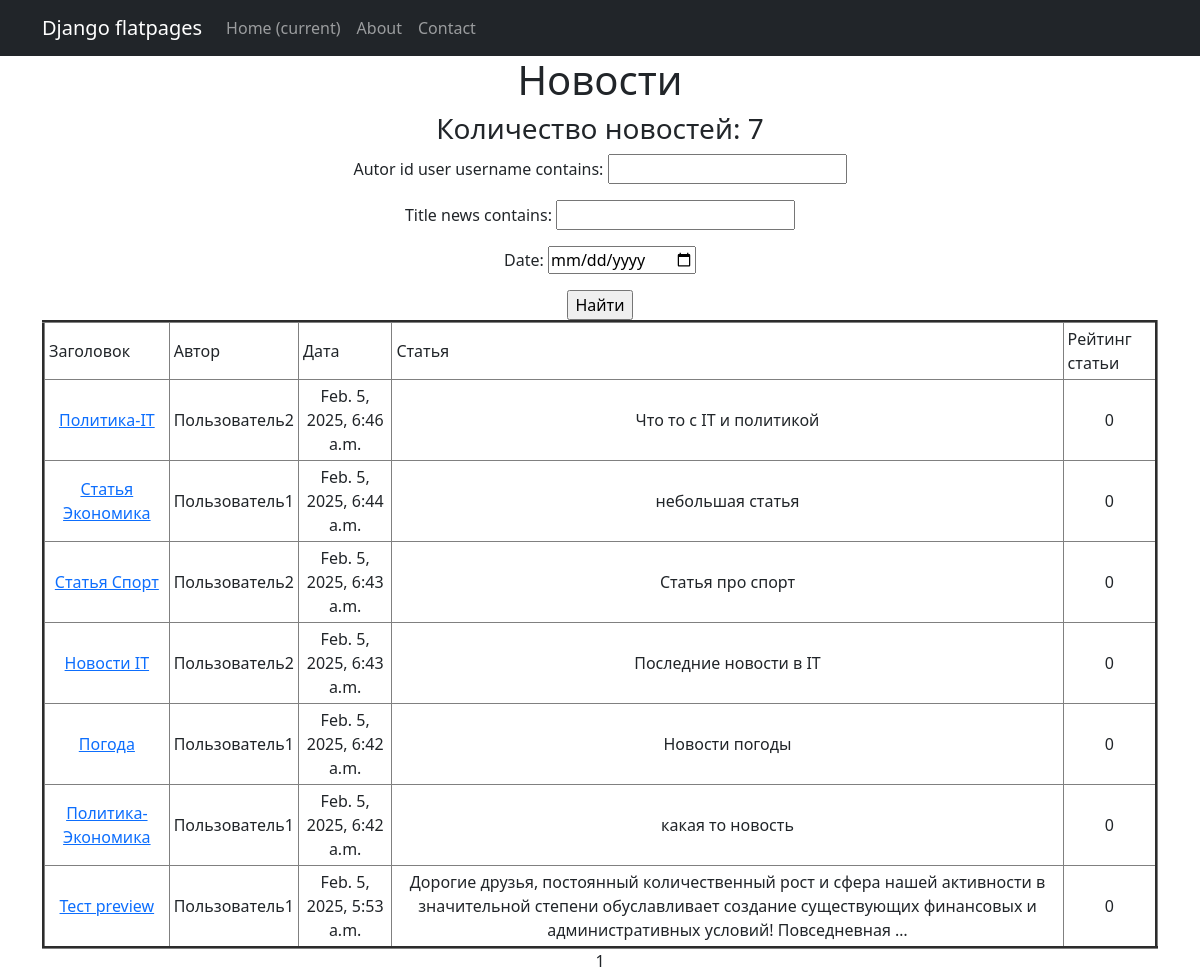
Page /news/search/ on the earlier database version.
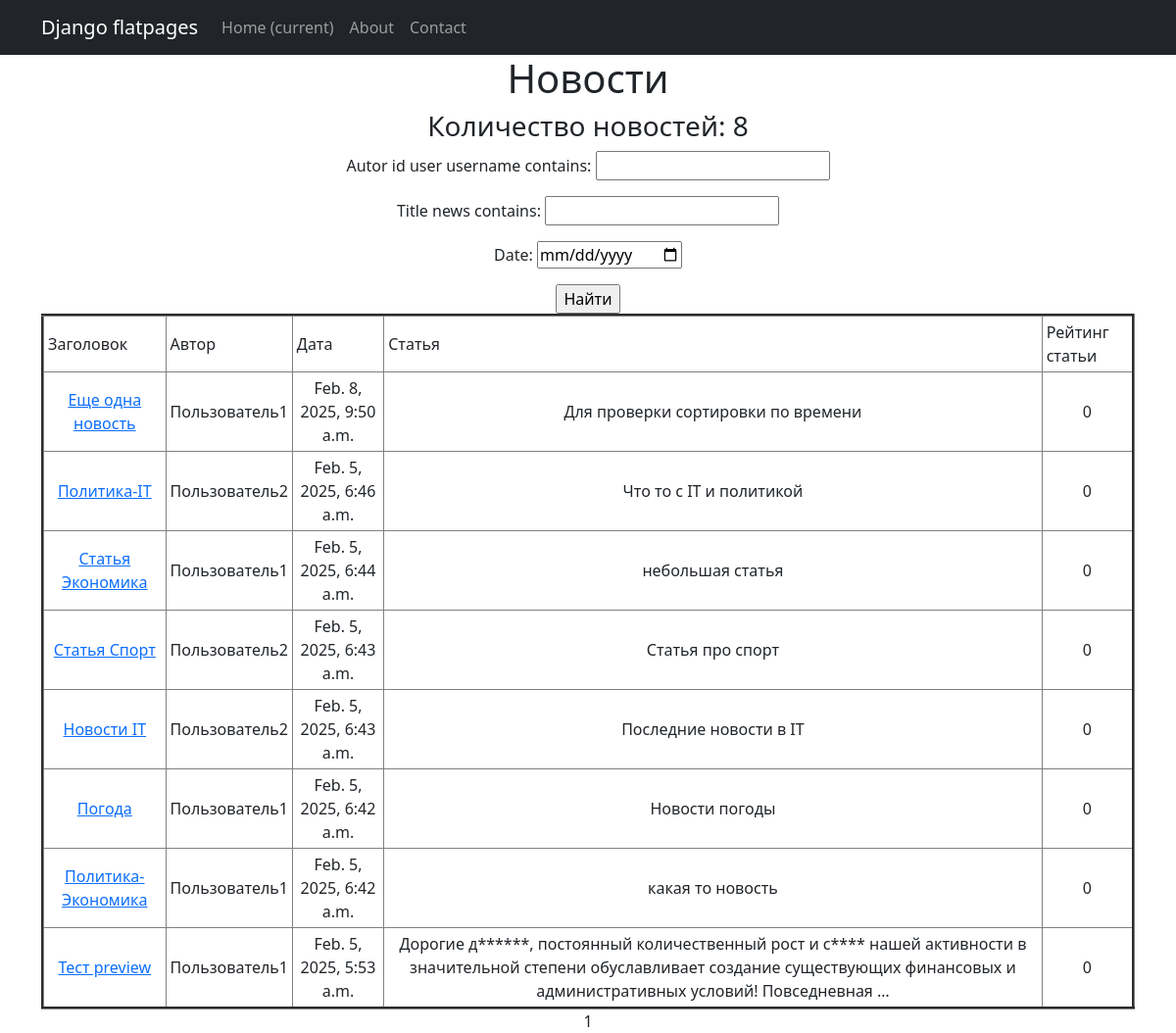
Same page on the later database version.
### news/models.py (models this page shows, shortened)
class Post(models.Model):
    news = "NW"
    article = "AR"
    POSITIONS = [(news, "Новость"),
                 (article, "Статья")]
    autor_id = models.ForeignKey(Author, on_delete=models.CASCADE)
    type = models.CharField(max_length = 2, choices=POSITIONS, default=news)
    date_time = models.DateTimeField(auto_now_add=True)
    category = models.ManyToManyField(Category, through="PostCategory")
    title_news = models.CharField(max_length = 128)
    text_news = models.TextField()
    rating_post = models.IntegerField(default = 0)

class Author(models.Model):
    rating_autor = models.IntegerField(default = 0)
    user = models.OneToOneField(User, on_delete=models.CASCADE)

class Censorship(models.Model):
    word = models.CharField(max_length = 255, unique=True)
    def __str__(self):
        return f'{self.word}'

### news/views.py (the view)
# urls.py: path('search/', PostSearch.as_view(), name="news_search"),
class PostSearch(ListView):
    model = Post
    ordering = '-date_time'
    template_name = 'post_search.html'
    context_object_name = 'post_search'
    paginate_by = 10
    def get_queryset(self):
        queryset = super().get_queryset()
        self.filterset = NewsFilter(self.request.GET, queryset)
        return self.filterset.qs
    def get_context_data(self, **kwargs):
        context = super().get_context_data(**kwargs)
        context['filterset'] = self.filterset
        return context

### news/templatetags/custom_filters.py (called while the page is built)
def delete_symbol_l_r(word):
    symbols = ['!', '"', '#', '$', '%', '&', "'", '(', ')' '*',"\\", '+', ',', '-', '.', '/', ':', ';', '<', '=', '>', '?',
               '@', '[', ']', '^', '_', '`', '{', '|', '}']
    for symbol in symbols:
       word = word.rstrip(symbol).lstrip(symbol)
    return word

def stripping(text):
    word = ''
    for i in text:
        if i.isalpha():
            word += i
    return word.lower()

@register.filter()
def censor(text):
    list_censor = [str(i) for i in Censorship.objects.all()]
    for word in text.split():
        format_word = stripping(word)
        if format_word in list_censor:
            cencore_word = format_word[0] + "*" * (len(word) - 1)
            text = text.replace(delete_symbol_l_r(word), cencore_word)
    return text

### templates/post_search.html (shortened to what this page needs)
{% extends 'flatpages/default.html' %}
{% load custom_filters %}
{% load custom_tags %}
{% block content %}
    <h1>Новости</h1>
    <h3> Количество новостей: {{ post_search | length}} </h3>
        <form action="" method="get">
            {{ filterset.form.as_p }}
            <input type="submit" value="Найти" />
        </form>
        {% if post_search %}
            <table border="3" cellpadding="4" cellspacing="1">
                <tr>
                    <td align="left">Заголовок</td>
                    <td align="left">Автор</td>
                    <td align="left">Дата</td>
                    <td align="left">Статья</td>
                    <td align="left">Рейтинг статьи</td>
                </tr>
                {% for post in post_search%}
                <tr>
                    <td><a href="http://127.0.0.1:8000/news/{{ post.pk }}">{{ post.title_news | censor }}</a></td>
                    <td>{{ post.autor_id.user }}</td>
                    <td>{{ post.date_time }}</td>
                    <td>{{ post.text_news | truncatewords:20 | censor }}</td>
                    <td>{{ post.rating_post }}</td>
                </tr>
                {% endfor %}
            </table>
        {% else %}
        <h2>По вашему запросу ничего не найдено!</h2>
        {% endif%}
   {{ page_obj.number }}
{% endblock content %}

Differences in the rows shown:
added Post: title_news|censor "Еще одна новость", autor_id.user "Пользователь1", date_time "Feb. 8, 2025, 9:50 a.m.", text_news|censor "Для проверки сортировки по времени", rating_post "0"
computed for Post "Тест preview": text_news|censor "Дорогие друзья, постоянный количественный рост и сфера нашей активности в значительной…" → "Дорогие д******, постоянный количественный рост и с**** нашей активности в значительной…"
Other differences:
{{ post_search | length }}: "7" → "8"
